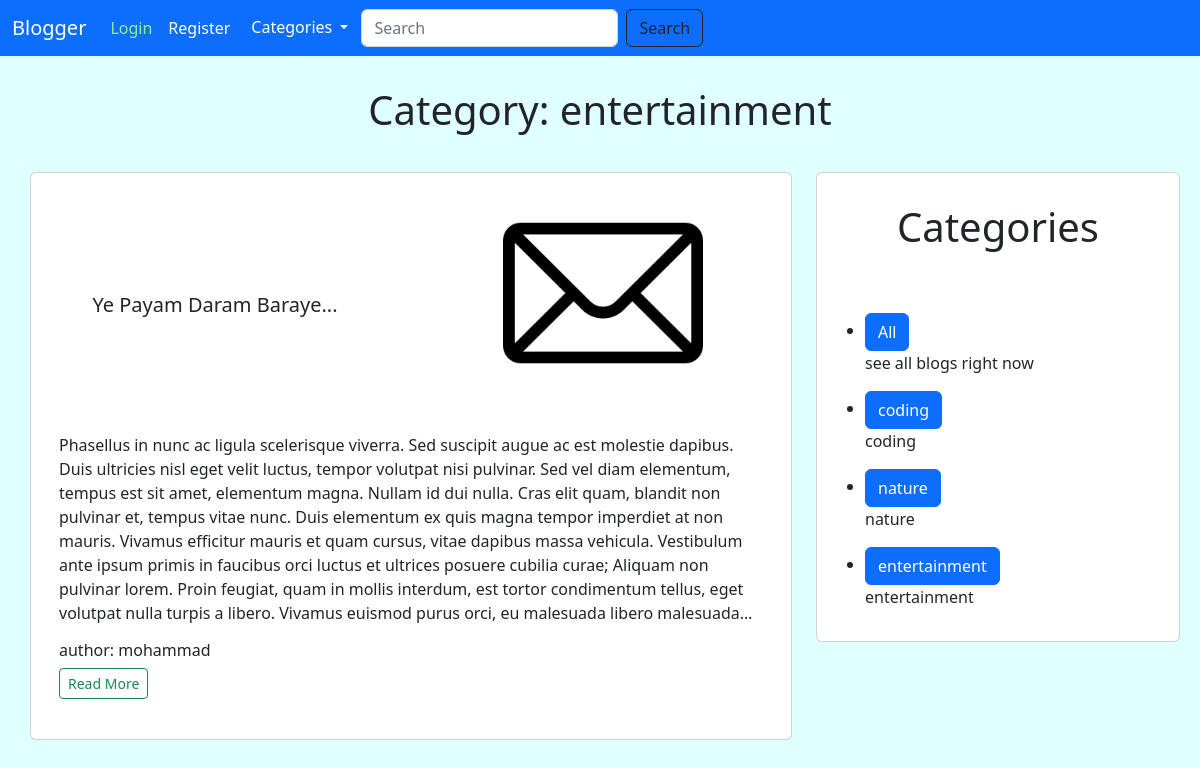
The page /category/entertainment/ on the database its author committed.
### blog/models.py (models this page shows, shortened)
class Blog(models.Model):
    slug = models.CharField(max_length=500, unique=True)
    created_on = models.DateTimeField(auto_now_add=True)
    author = models.ForeignKey(User, on_delete=models.CASCADE)
    title = models.CharField(max_length=150)
    body = models.TextField(max_length=4000)
    category = models.ForeignKey(
        Category, on_delete=models.PROTECT, null=False)
    image = models.ImageField(default='kiaei.jpg',
                              upload_to='blog_pictures')
    likes = models.ManyToManyField(User, related_name='blog_posts')

class Category(models.Model):
    name = models.CharField(max_length=150)
    description = models.CharField(max_length=1000)

### blog/views.py (the view)
# urls.py: path('category/<str:cats>/', views.category, name='category'),
def category(request, cats):
    category_name = Category.objects.get(name=cats)
    category_blogs = Blog.objects.filter(category=category_name)
    categories = Category.objects.all()
    return render(request, 'blog/category.html',
                  {'cats': cats, 'category_blogs': category_blogs, 'categories': categories})

### blog/templates/blog/category.html
{% extends 'blog/base.html' %}
{% block body %}
<h1>Category: {{cats}}</h1>
<div class="row">
    <div class="col-md-8">
        {% for blog in category_blogs %}
        <div style="margin-left: 30px; margin-bottom: 30px;" class="card">
            <div class="row">
                <div class="col-md-6 text-center">
                    <h5 style="margin-top:120px;" class="card-title">{{blog.title}}</h5>
                </div>
                <div class="col-md-6">
                    <img style="border-radius: 30px; margin-left: 80px; margin-top: 20px;" width="200px" height="200px"
                        src="{{blog.image.url}}" alt="">
                </div>
            </div>
            <div class="row">
                <div style="padding: 40px;" class="col-md-12">
                    <p class="card-text text">{{blog.body}}</p>
                    <h6>author: {{blog.author}}</h6>
                    <a href="{% url 'blog:details' blog.slug %}" class="btn btn-outline-success btn-sm">Read
                        More</a>
                </div>
            </div>
        </div>
        {% endfor %}
    </div>
    <div class="col-md-4">
        <div style="margin-right:20px;" class="card">
            <div class="card-title">
                <h1>Categories</h1>
            </div>
            <div class="card-body">
                <ul>
                    <li>
                        <a class="btn btn-primary" href="{% url 'blog:index' %}">All</a>
                        <p>see all blogs right now</p>
                    </li>
                    {% for category in categories %}
                    <li>
                        <a class="btn btn-primary" href="{% url 'blog:category' category.name %}">{{category.name}}</a>
                        <p>{{category.description}}</p>
                    </li>
                    {% endfor %}
                </ul>
            </div>
        </div>
    </div>
</div>
{% endblock body %}

### blog/static/blog/style.css (style rules this page uses)
h1 { text-align: center; padding: 30px; }
body { background-color: lightcyan; }
.text { overflow: hidden; text-overflow: ellipsis; display: -webkit-box; -webkit-line-clamp: 8; line-clamp: 8; -webkit-box-orient: vertical; }

### rows shown on the page
Blog: title "Ye Payam Daram Baraye...", image (picture), body "Phasellus in nunc ac ligula scelerisque viverra. Sed suscipit augue ac est molestie dapibus. Duis ultricies nisl eget velit luctus, tempor volutpat nisi pulvinar. Sed vel diam elementum, tempus est sit amet, elementum magna. Nullam id dui nulla. Cras elit quam, blandit non pulvinar et, tempus vitae nunc. Duis elementum ex quis magna tempor imperdiet at non mauris. Vivamus efficitur mauris et quam cursus, vitae dapibus massa vehicula. Vestibulum ante ipsum primis in faucibus orci luctus et ultrices posuere cubilia curae; Aliquam non pulvinar lorem. Proin feugiat, quam in mollis interdum, est tortor condimentum tellus, eget volutpat nulla turpis a libero. Vivamus euismod purus orci, eu…", author "mohammad"
Category: name "coding", description "coding"
Category: name "nature", description "nature"
Category: name "entertainment", description "entertainment"

### other values the page prints
{{ cats }} "entertainment"
